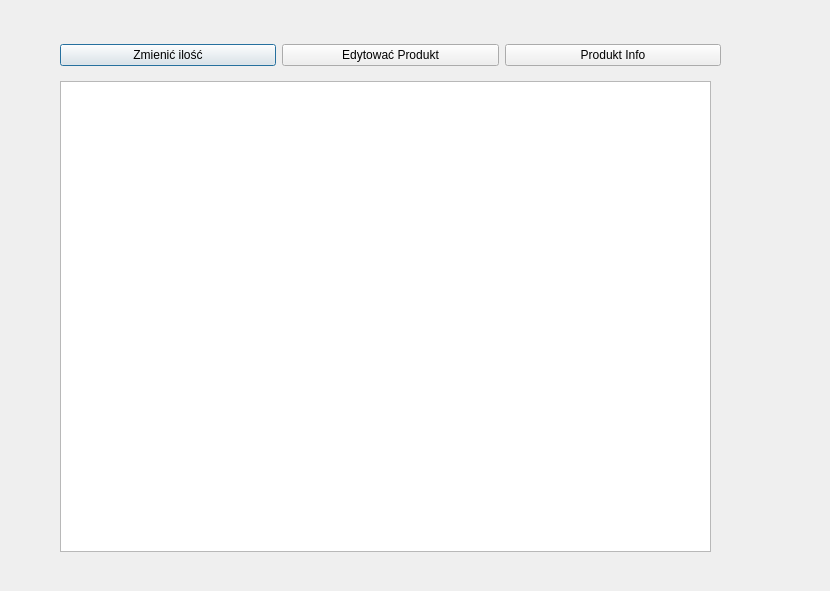
<?xml version="1.0" encoding="UTF-8"?>
<ui version="4.0">
 <class>Dostepne_Produkty</class>
 <widget class="QDialog" name="Dostepne_Produkty">
  <property name="geometry">
   <rect>
    <x>0</x>
    <y>0</y>
    <width>830</width>
    <height>591</height>
   </rect>
  </property>
  <property name="windowTitle">
   <string>Dialog</string>
  </property>
  <widget class="QWidget" name="layoutWidget">
   <property name="geometry">
    <rect>
     <x>60</x>
     <y>40</y>
     <width>661</width>
     <height>31</height>
    </rect>
   </property>
   <layout class="QHBoxLayout" name="horizontalLayout">
    <item>
     <widget class="QPushButton" name="ZmienicIloscButton">
      <property name="text">
       <string>Zmienić ilość</string>
      </property>
     </widget>
    </item>
    <item>
     <widget class="QPushButton" name="EdytowacButton">
      <property name="text">
       <string>Edytować Produkt</string>
      </property>
     </widget>
    </item>
    <item>
     <widget class="QPushButton" name="InfoButton">
      <property name="text">
       <string>Produkt Info</string>
      </property>
     </widget>
    </item>
   </layout>
  </widget>
  <widget class="QListWidget" name="listWidget">
   <property name="geometry">
    <rect>
     <x>60</x>
     <y>81</y>
     <width>651</width>
     <height>471</height>
    </rect>
   </property>
  </widget>
 </widget>
 <resources/>
 <connections/>
</ui>
